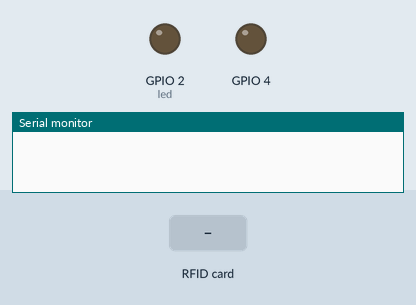
Simulated run of this sketch. Board: ESP8266 (NodeMCU). On the bench: output pins drawn as LEDs (lit = HIGH), the last lines printed to the serial monitor. Inputs (shaded band) come from the test bench. WiFi joins after 1.5 s; servers stay silent unless stated; no MQTT or app messages arrive unless stated.

Above: at 0.1 s.
At 2.7 s:
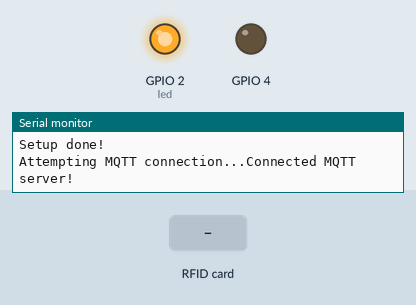
2.8 s: RFID card 5E 7A 19 C4 held to the reader
At 4.3 s:
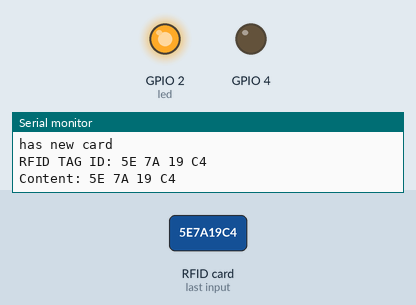
Timing chart, 0 to 5.8 s (numbered marks = the images above; inputs shaded):
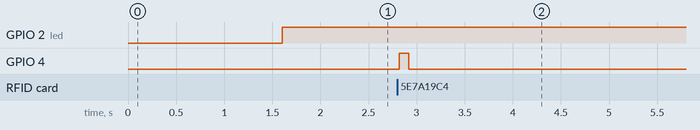

Measured:
- after the input at 2.8 s, GPIO 4: LOW → HIGH at once, → LOW 0.10 s later

The sketch:

rfid.ino
```cpp
// (licence header left out)
#include <ESP8266WiFi.h>
#include <DNSServer.h>
#include <ESP8266WebServer.h>
#include <WiFiManager.h>

#include <PubSubClient.h>

#include "SPI.h" // SPI library
#include "MFRC522.h" // RFID library (https://github.com/miguelbalboa/rfid)

WiFiClient espClient;
PubSubClient mqttClient(espClient);

const char* default_mqtt_server = "server.tobernguyen.com";
//const char* default_mqtt_server = "10.0.0.230";
const char* default_mqtt_port = "1883";
char mqtt_server[255];
char mqtt_port[6];
char id[20];

int led = 2;

const char* public_topic = "pas/mqtt/rfid/user_scan";

const int pinRST = 0;
const int pinSDA = 15;
MFRC522 mfrc522(pinSDA, pinRST); // Set up mfrc522 on the Arduino

void configModeCallback (WiFiManager *myWiFiManager) {
  Serial.println("Entered config mode");
  Serial.println(WiFi.softAPIP());

  Serial.println(myWiFiManager->getConfigPortalSSID());
}

void setup() {
  pinMode(led, OUTPUT);
  digitalWrite(led, LOW);
  Serial.begin(115200); // open serial connection

  WiFiManager wifiManager;
  wifiManager.setAPCallback(configModeCallback);

  WiFiManagerParameter custom_mqtt_server("server", "mqtt server", default_mqtt_server, 40);
  WiFiManagerParameter custom_mqtt_port("port", "mqtt port", default_mqtt_port, 6);
  wifiManager.addParameter(&custom_mqtt_server);
  wifiManager.addParameter(&custom_mqtt_port);

  wifiManager.resetSettings();
  if (!wifiManager.autoConnect("DONG_HM2")) {
    Serial.println("failed to connect, we should reset as see if it connects");
    delay(3000);
    ESP.reset();
    delay(5000);
  }
  Serial.println("connected...wifi :)");

  strcpy(mqtt_server, custom_mqtt_server.getValue());
  strcpy(mqtt_port, custom_mqtt_port.getValue());
  mqttClient.setServer(mqtt_server, atoi(mqtt_port));
  mqttClient.setCallback(callback);

  Serial.println("");
  SPI.begin(); // open SPI connection
  Serial.println("SPI begin done!");
  mfrc522.PCD_Init(); // Initialize Proximity Coupling Device (PCD)
  Serial.println("Setup done!");
}

void callback(char* topic, byte* payload, unsigned int length) {
  Serial.print("Message arrived [");
  Serial.print(topic);
  Serial.print("] ");
  for (int i = 0; i < length; i++) {
    Serial.print((char)payload[i]);
  }
  Serial.println();
}

void reconnect() {
  // Đợi tới khi kết nối
  while (!mqttClient.connected()) {
    Serial.print("Attempting MQTT connection...");

    if (mqttClient.connect("ESP8266Client")) {
      Serial.println("Connected MQTT server!");
//      mqttClient.publish(public_topic, "hello dong");
    } else {
      Serial.print("failed, rc=");
      Serial.print(mqttClient.state());
      Serial.println(" try again in 3 seconds");
      delay(3000);
    }
  }
}

void beep() {
  analogWrite(4, 500);
  delay(100);
  analogWrite(4, -1);
}

void loop() {

  analogWrite(4, -1);

  if (!mqttClient.connected()) {
    digitalWrite(led, LOW);
    reconnect();
  }
  digitalWrite(led, HIGH);

  mqttClient.loop();

  if (mfrc522.PICC_IsNewCardPresent()) { // (true, if RFID tag/card is present ) PICC = Proximity Integrated Circuit Card
    Serial.println("has new card");
    if(mfrc522.PICC_ReadCardSerial()) { // true, if RFID tag/card was read
      String content= "";
      Serial.print("RFID TAG ID:");
      for (byte i = 0; i < mfrc522.uid.size; ++i) { // read id (in parts)
        Serial.print(mfrc522.uid.uidByte[i] < 0x10 ? " 0" : " ");
        Serial.print(mfrc522.uid.uidByte[i], HEX);
        content.concat(String(mfrc522.uid.uidByte[i] < 0x10 ? " 0" : " "));
        content.concat(String(mfrc522.uid.uidByte[i], HEX));
//        Serial.print(mfrc522.uid.uidByte[i], HEX); // print id as hex values
//        Serial.print(" "); // add space between hex blocks to increase readability
      }
      content.toUpperCase();
      content = content.substring(1);
      Serial.println();
      Serial.print("Content: ");
      Serial.print(content);
//      strcpy(id, content);
      mqttClient.publish(public_topic, content.c_str());
      beep();
      Serial.println();
      delay(2000);
    }
  }
}
```
